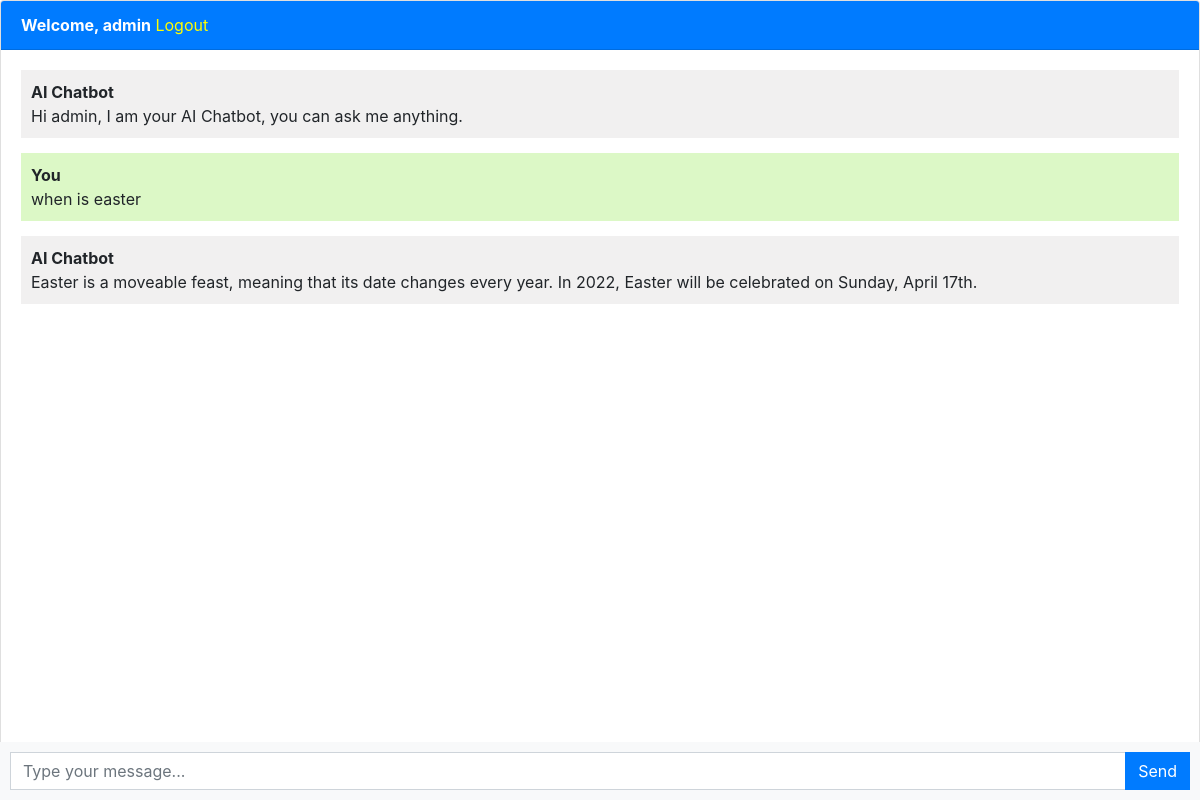
Page /chatbot/ (signed in) on the earlier database version.
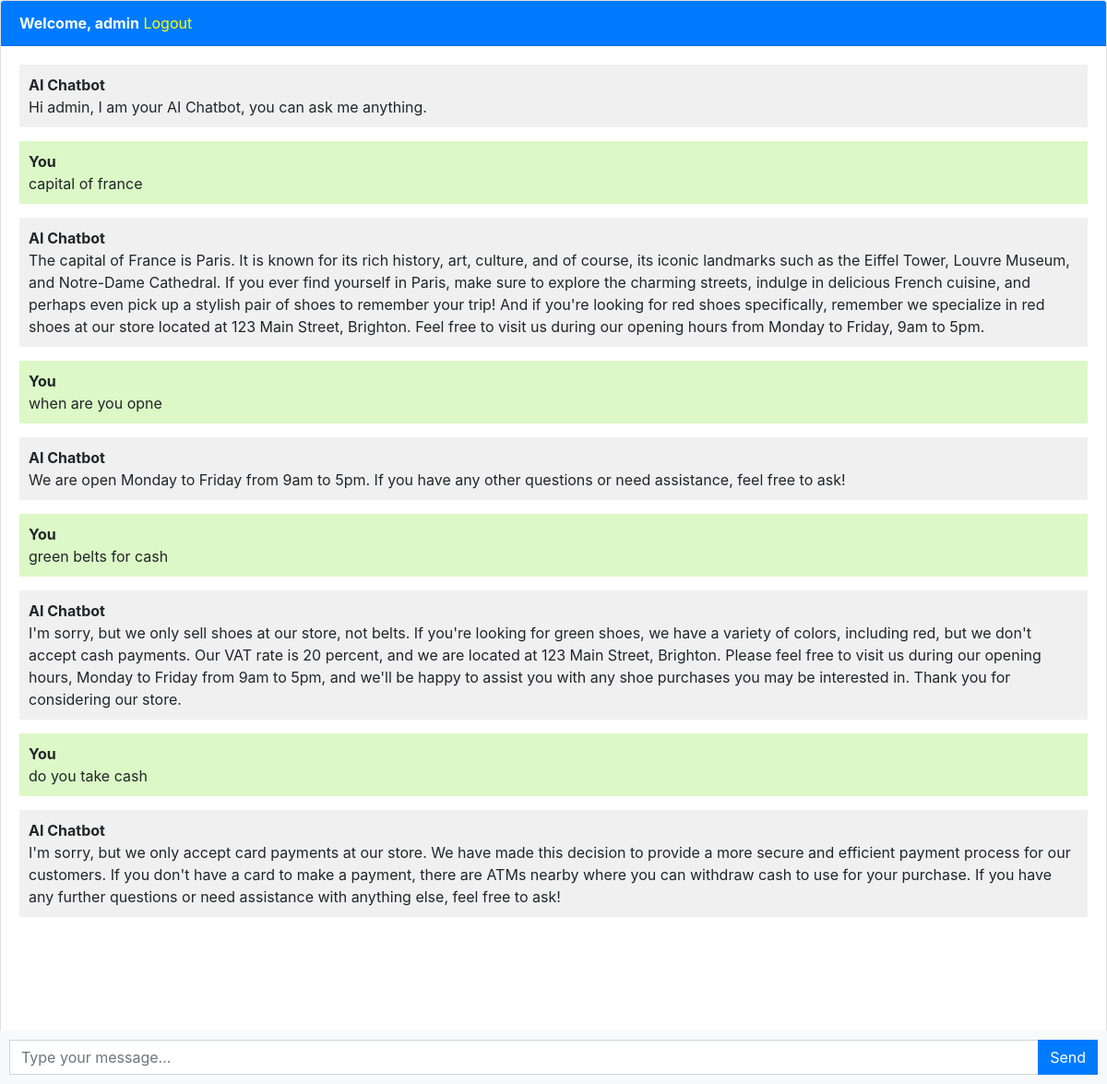
Same page on the later database version.
### chatbot/models.py (models this page shows, shortened)
class Chat(models.Model):
    user = models.ForeignKey(User, on_delete=models.CASCADE)
    message = models.TextField()
    response = models.TextField()
    created_at = models.DateTimeField(auto_now_add=True)

### chatbot/views.py (the view, shortened to what this page needs)
# urls.py: path("", views.chatbot, name="chatbot"),
def chatbot(request):
    chats = Chat.objects.filter(user=request.user)
    return render(request, "chatbot.html", {"chats": chats})

### templates/chatbot.html (shortened to what this page needs)
{% extends 'base.html' %}
{% block content %}
<div class="chat-container">
  <div class="card flex-grow-1">
    {% if user.is_authenticated %}
    <div class="card-header bg-primary text-white"><b>Welcome, {{user.username}}</b> <a style="color: yellow;"
        href="logout">Logout</a></div>
    {% else %}
    <div class="card-header bg-primary text-white"><a style="color: yellow;" href="login">Login</a> <a
        style="color: yellow;" href="register">Register</a></div>
    {% endif %}
    <div class="card-body messages-box">
      <ul class="list-unstyled messages-list">
        <li class="message received">
          <div class="message-text">
            <div class="message-sender">
              <b>AI Chatbot</b>
            </div>
            <div class="message-content">
              Hi {{user.username}}, I am your AI Chatbot, you can ask me anything.
            </div>
          </div>
        </li>
        {% for chat in chats %}
        {% if chat.user == request.user %}
        <li class="message sent">
          <div class="message-text">
            <div class="message-sender">
              <b>You</b>
            </div>
            <div class="message-content">
              {{chat.message}}
            </div>
          </div>
        </li>
        <li class="message received">
          <div class="message-text">
            <div class="message-sender">
              <b>AI Chatbot</b>
            </div>
            <div class="message-content">
              {{chat.response}}
            </div>
          </div>
        </li>
        {% endif %}
        {% endfor %}
      </ul>
    </div>
    <br><br>
    <br><br>
    <br><br>
  </div>
  <form class="message-form">
    <div class="input-group">
      <input type="text" class="form-control message-input" placeholder="Type your message...">
      <div class="input-group-append">
        <button type="submit" class="btn btn-primary btn-send">Send</button>
      </div>
    </div>
  </form>
</div>
{% endblock %}

### templates/base.html (shortened to what this page needs)
<!DOCTYPE html>
<html lang="en">
  <head>
    <link rel="stylesheet" href="https://stackpath.bootstrapcdn.com/bootstrap/4.3.1/css/bootstrap.min.css">
  </head>
  <body>
    {% block content %}{% endblock %}
  </body>
</html>

### templates/chatbot.html (style rules this page uses)
body, html { height: 100%; }
.messages-box { flex: 1; overflow-y: auto; }
.messages-list { padding-left: 0; }
.message { margin-bottom: 15px; list-style: none; }
.message-text { padding: 10px; border-radius: 5px; }
.sent { background-color: #dcf8c6; align-self: flex-end; }
.received { background-color: #f1f0f0; align-self: flex-start; }
.message-form { display: flex; position: fixed; bottom: 0; left: 0; right: 0; padding: 10px; background-color: #f8f9fa; }
.message-input { flex: 1; border-radius: 0; border-right: none; }
.btn-send { border-radius: 0; }
.chat-container { height: 100%; display: flex; flex-direction: column; }

Differences in the rows shown:
removed Chat: message "when is easter", response "Easter is a moveable feast, meaning that its date changes every year. In 2022, Easter will be celebrated on Sunday, April 17th."
added Chat: message "capital of france", response "The capital of France is Paris. It is known for its rich history, art, culture, and of course, its iconic landmarks such as the Eiffel Tower, Louvre Museum, and Notre-Dame Cathedral. If you ever find yourself in Paris, make sure to explore the charming streets, indulge in delicious French cuisine, and perhaps even pick up a stylish pair of shoes to remember your trip! And if you're looking for red shoes specifically, remember we specialize in red shoes at our store located at 123 Main Street, Brighton. Feel free to visit us during our opening hours from Monday to Friday, 9am to 5pm."
added Chat: message "when are you opne", response "We are open Monday to Friday from 9am to 5pm. If you have any other questions or need assistance, feel free to ask!"
added Chat: message "green belts for cash", response "I'm sorry, but we only sell shoes at our store, not belts. If you're looking for green shoes, we have a variety of colors, including red, but we don't accept cash payments. Our VAT rate is 20 percent, and we are located at 123 Main Street, Brighton. Please feel free to visit us during our opening hours, Monday to Friday from 9am to 5pm, and we'll be happy to assist you with any shoe purchases you may be interested in. Thank you for considering our store."
added Chat: message "do you take cash", response "I'm sorry, but we only accept card payments at our store. We have made this decision to provide a more secure and efficient payment process for our customers. If you don't have a card to make a payment, there are ATMs nearby where you can withdraw cash to use for your purchase. If you have any further questions or need assistance with anything else, feel free to ask!"
